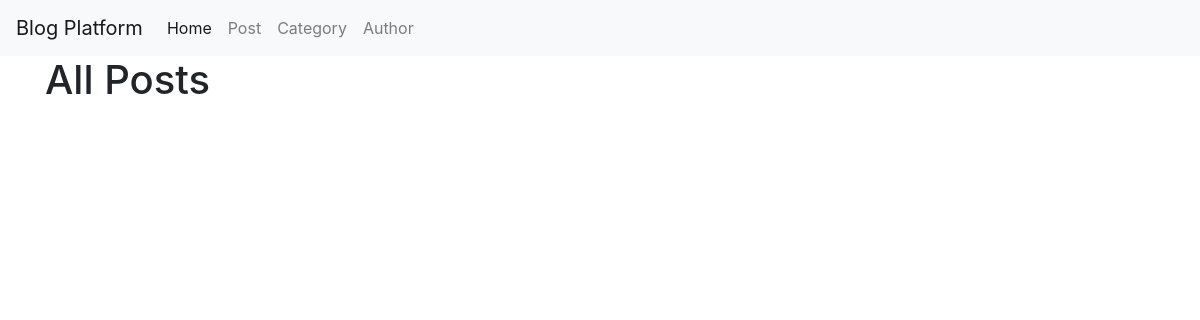
/post/, run on an earlier commit of the app's database.
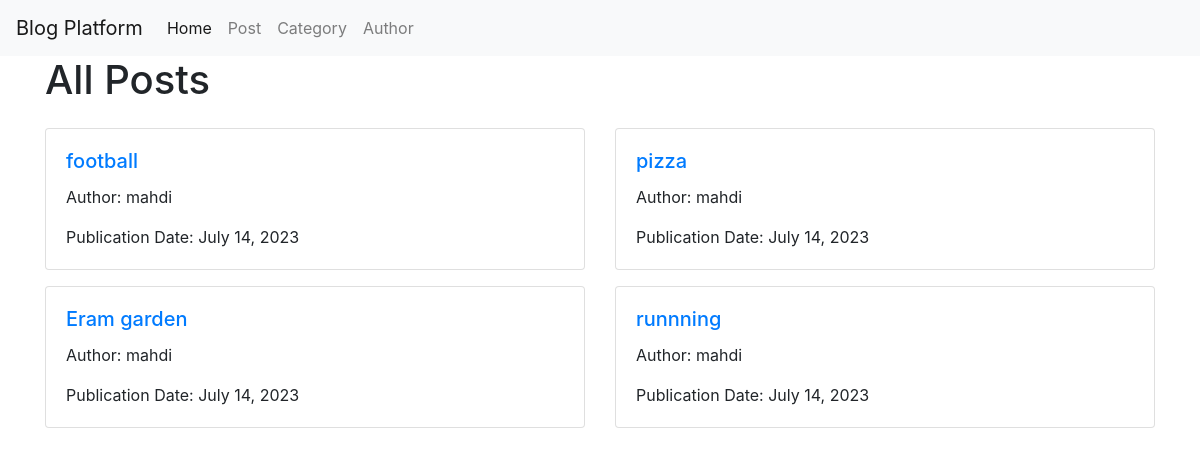
And on a later commit of the database.
### Blogapp/models.py (models this page shows, shortened)
class Post(models.Model):
    title = models.CharField(max_length=255)
    content = models.CharField(max_length=255)
    author = models.ForeignKey(Author, on_delete=models.CASCADE)
    category = models.ForeignKey(
        Category, on_delete=models.SET_NULL, null=True, related_name="posts"
    )
    publication_date = models.DateField(auto_now_add=True)
    image = models.ImageField(upload_to="post_images/", null=True, blank=True)

class Author(models.Model):
    name = models.CharField(max_length=255)
    bio = models.TextField()
    def __str__(self):
        return f"{self.name}"

### Blogapp/views.py (the view)
# urls.py: path("post/", post_list, name="post"),
def post_list(request):
    posts = Post.objects.all()
    return render(request, "post_list.html", {"posts": posts})

### Blogapp/templates/post_list.html
{% extends 'basic.html' %}
{% block content %}
    <div class="container">
        <h1 class="mb-4">All Posts</h1>
        <div class="row">
            {% for post in posts %}
                <div class="col-md-6">
                    <div class="card mb-3">
                        <div class="card-body">
                            <h5 class="card-title"><a href="{% url 'post_details' post.pk %}">{{ post.title }}</a></h5>
                            <p class="card-text">Author: {{ post.author }}</p>
                            <p class="card-text">Publication Date: {{ post.publication_date }}</p>
                        </div>
                    </div>
                </div>
            {% endfor %}
        </div>
    </div>
{% endblock %}

### Blogapp/templates/basic.html (shortened to what this page needs)
<!DOCTYPE html>
<html lang="en">
<head>
    <link rel="stylesheet" href="https://stackpath.bootstrapcdn.com/bootstrap/4.5.0/css/bootstrap.min.css">
</head>
<body>
    <nav class="navbar navbar-expand-lg navbar-light bg-light">
        <a class="navbar-brand" href="{% url 'home' %}">Blog Platform</a>
        <div class="collapse navbar-collapse" id="navbarNav">
          <ul class="navbar-nav">
            <li class="nav-item active">
              <a class="nav-link" href="{% url 'home' %}">Home</a>
            </li>
            <li class="nav-item">
              <a class="nav-link" href="{% url 'post' %}">Post </a>
            </li>
            <li class="nav-item">
              <a class="nav-link" href="{% url 'category' %}">Category</a>
            </li>
            <li class="nav-item">
              <a class="nav-link" href="{% url 'author' %}">Author</a>
            </li>
          </ul>
        </div>
      </nav>
      {% block content %}
      {% endblock %}
</body>
</html>

What changed in the data, as far as the page shows it:
added Post: title "football", author "mahdi", publication_date "July 14, 2023"
added Post: title "pizza", author "mahdi", publication_date "July 14, 2023"
added Post: title "Eram garden", author "mahdi", publication_date "July 14, 2023"
added Post: title "runnning", author "mahdi", publication_date "July 14, 2023"
